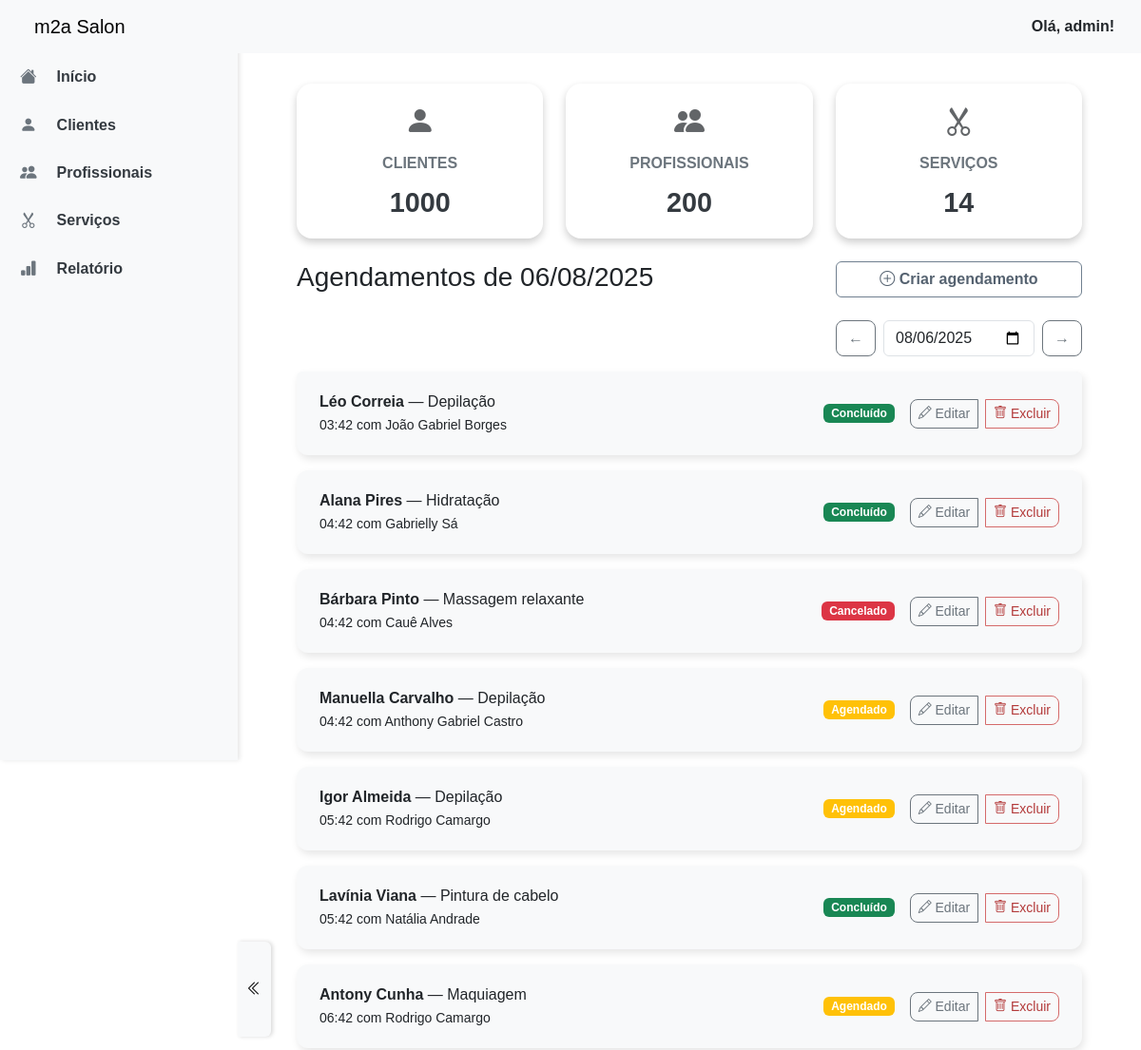
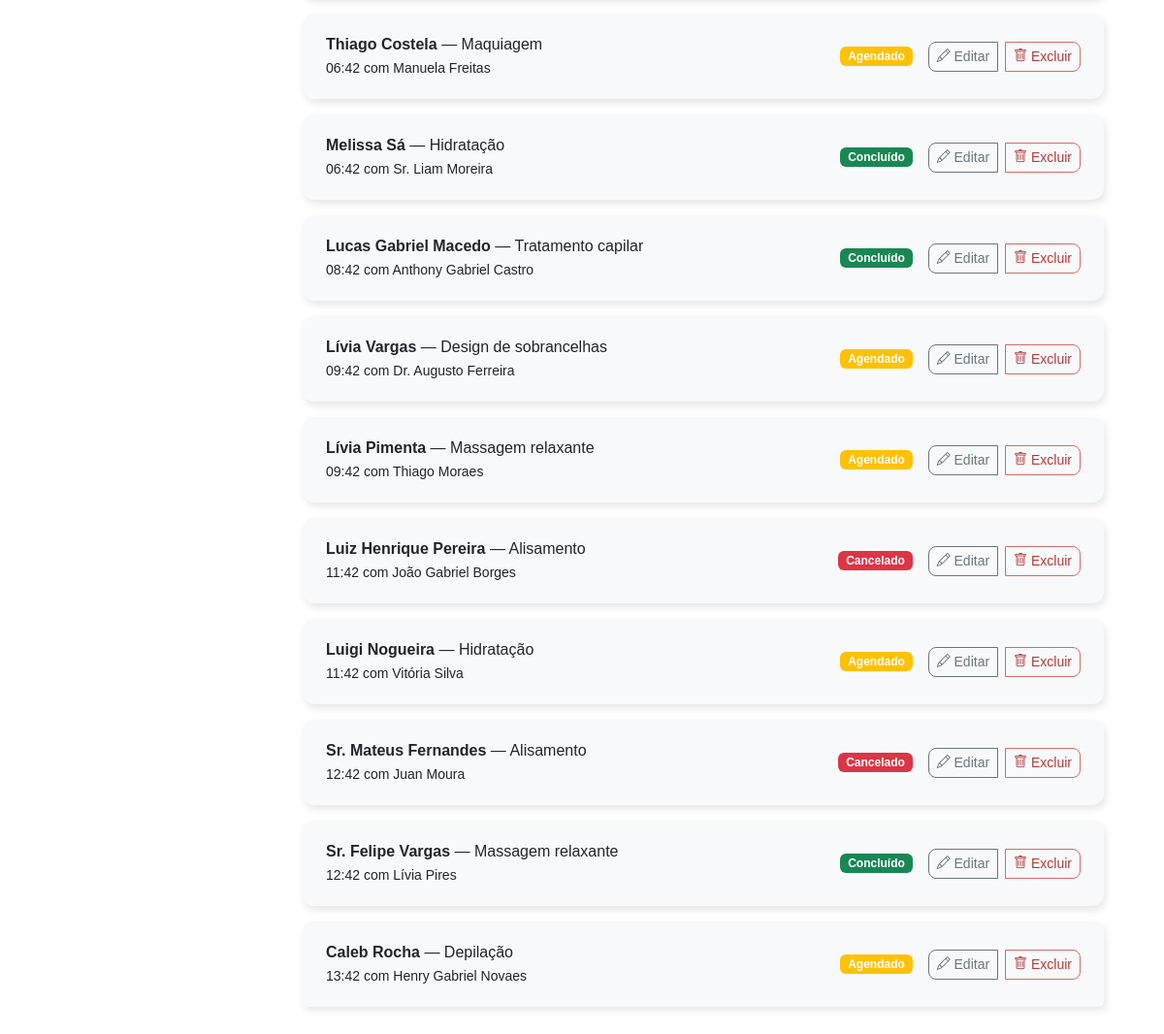
The page /?date=2025-08-06 (signed in) on the database its author committed (2 pictures, top to bottom).
### m2a_salon_app/models.py (models this page shows, shortened)
class Appointment(models.Model):
    STATUS_SCHEDULED = 'scheduled'
    STATUS_COMPLETED = 'completed'
    STATUS_CANCELED = 'canceled'
    STATUS_CHOICES = [
        (STATUS_SCHEDULED, 'Scheduled'),
        (STATUS_COMPLETED, 'Completed'),
        (STATUS_CANCELED, 'Canceled'),
    ]
    client = models.ForeignKey(Client, on_delete=models.CASCADE, related_name='appointments')
    service = models.ForeignKey(Service, on_delete=models.CASCADE, related_name='appointments')
    professional = models.ForeignKey(Professional, on_delete=models.CASCADE, related_name='appointments')
    scheduled_at = models.DateTimeField()
    status = models.CharField(max_length=10, choices=STATUS_CHOICES, default=STATUS_SCHEDULED)
    created_at = models.DateTimeField(auto_now_add=True)
    class Meta:
        verbose_name = _('Agendamento')
        verbose_name_plural = _('Agendamentos')
        ordering = ['scheduled_at']
        indexes = [
            models.Index(fields=['professional', 'scheduled_at']),
        ]

class Client(models.Model):
    name = models.CharField(max_length=100)
    email = models.EmailField(unique=True)
    phone = models.CharField(max_length=20)
    created_at = models.DateTimeField(auto_now_add=True)
    class Meta:
        verbose_name = _('Cliente')
        verbose_name_plural = _('Clientes')

class Service(models.Model):
    name = models.CharField(max_length=100)
    duration_minutes = models.PositiveIntegerField()
    price = models.DecimalField(max_digits=8, decimal_places=2)
    class Meta:
        verbose_name = _('Serviço')
        verbose_name_plural = _('Serviços')

class Professional(models.Model):
    name = models.CharField(max_length=100)
    specialties = models.ManyToManyField(Service, related_name='professionals')
    is_active = models.BooleanField(default=True)
    class Meta:
        verbose_name = _('Profissional')
        verbose_name_plural = _('Profissionais')

### m2a_salon_app/views.py (the view)
# urls.py: path('', HomeView.as_view(), name='home'),
@login_required_mixin
class HomeView(TemplateView):
    template_name = 'home.html'
    def get_context_data(self, **kwargs):
        context = super().get_context_data(**kwargs)
        date_str = self.request.GET.get('date')
        try:
            selected_date = datetime.strptime(date_str, '%Y-%m-%d').date()
        except (TypeError, ValueError):
            selected_date = now().date()
        context['selected_date'] = selected_date
        context['prev_date'] = (selected_date - timedelta(days=1)).isoformat()
        context['next_date'] = (selected_date + timedelta(days=1)).isoformat()
        context['client_count'] = Client.objects.count()
        context['service_count'] = Service.objects.count()
        context['professional_count'] = Professional.objects.count()
        context['appointment_create_url'] = reverse_lazy('appointment-create')
        appointments = Appointment.objects.filter(
            scheduled_at__date=selected_date
        ).select_related('client', 'service', 'professional')
        context['appointments_today'] = appointments
        return context

### m2a_salon_app/templatetags/custom_tags.py (called while the page is built)
@register.filter
def translate_status(value):
    mapping = {
        'scheduled': 'Agendado',
        'canceled': 'Cancelado',
        'completed': 'Concluído',
    }
    return mapping.get(value, value)

@register.filter
def status_badge_class(value):
    return {
        'scheduled': 'bg-warning',
        'canceled': 'bg-danger',
        'completed': 'bg-success',
    }.get(value, 'bg-secondary')

### m2a_salon_app/templates/home.html (shortened to what this page needs)
{% extends 'base.html' %}
{% load static %}
{% load custom_tags %}
{% block extra_css %}
    <link rel="stylesheet" href="{% static 'css/home.css' %}">
{% endblock %}
{% block content %}
<div class="container py-4">
    <div class="row mb-4 row-gap-3">
        <div class="col-md-4">
            <div class="card dashboard-card text-center position-relative">
                <div class="card-body">
                    <div class="card-icon mb-2"><i class="bi bi-person-fill"></i></div>
                    <div class="card-title">Clientes</div>
                    <div class="card-value">{{ client_count }}</div>
                </div>
            </div>
        </div>
        <div class="col-md-4">
            <div class="card dashboard-card text-center position-relative">
                <div class="card-body">
                    <div class="card-icon mb-2"><i class="bi bi-people-fill"></i></div>
                    <div class="card-title">Profissionais</div>
                    <div class="card-value">{{ professional_count }}</div>
                </div>
            </div>
        </div>
        <div class="col-md-4">
            <div class="card dashboard-card text-center position-relative">
                <div class="card-body">
                    <div class="card-icon mb-2"><i class="bi bi-scissors"></i></div>
                    <div class="card-title">Serviços</div>
                    <div class="card-value">{{ service_count }}</div>
                </div>
            </div>
        </div>
    </div>
    <div class="d-flex justify-content-between">
        <div>
            <h3 class="mb-3">Agendamentos de {{ selected_date|date:"d/m/Y" }}</h3>
        </div>
        <div class="d-flex flex-column">
            <button class="btn btn-outline-primary mb-4"
                    data-bs-toggle="modal"
                    data-bs-target="#create-modal"
                    data-form-url="{% url 'appointment-create-ajax' %}"
                    data-create-url="{% url 'appointment-create' %}">
                <i class="bi bi-plus-circle"></i> Criar agendamento
            </button>
            <form method="get" class="d-flex align-items-center gap-2 mb-3">
                <a href="?date={{ prev_date }}" class="btn btn-outline-secondary">&larr;</a>
                <input type="date" name="date" class="form-control w-auto"
                       value="{{ selected_date|date:'Y-m-d' }}" onchange="this.form.submit()">
                <a href="?date={{ next_date }}" class="btn btn-outline-secondary">&rarr;</a>
            </form>
        </div>
    </div>
    {% if appointments_today %}
    <ul class="list-group">
        {% for appt in appointments_today %}
            <li class="list-group-item d-flex justify-content-between align-items-center">
                <div>
                    <strong>{{ appt.client.name }}</strong> — {{ appt.service.name }}<br>
                    <small>{{ appt.scheduled_at|date:"H:i" }} com {{ appt.professional.name }}</small>
                </div>
                <div class="d-flex align-items-center gap-3">
                    <span class="badge {{ appt.status|status_badge_class }}">{{ appt.status|translate_status }}</span>
                    <div class="btn-group gap-2" role="group">
                        <button class="btn btn-outline-secondary btn-sm"
                                data-bs-toggle="modal"
                                data-bs-target="#edit-modal"
                                data-pk="{{ appt.pk }}"
                                data-form-url="{% url 'appointment-update-form-ajax' appt.pk %}"
                                data-update-url="{% url 'appointment-update' appt.pk %}">
                            <i class="bi bi-pencil"></i> Editar
                        </button>
                        <button class="btn btn-outline-danger btn-sm"
                                data-bs-toggle="modal"
                                data-bs-target="#delete-modal"
                                data-delete-url="{% url 'appointment-delete-data-ajax' appt.pk %}"
                                data-pk="{{ appt.pk }}">
                            <i class="bi bi-trash"></i> Excluir
                        </button>
                    </div>
                </div>
            </li>
        {% endfor %}
    </ul>
    {% else %}
    <p class="text-muted">Nenhum agendamento para {{ selected_date|date:"d/m/Y" }}.</p>
    {% endif %}
</div>
{% endblock %}

### templates/base.html (shortened to what this page needs)
{% load static %}
<!DOCTYPE html>
<html lang="pt-br">
<head>
    <link href="https://cdn.jsdelivr.net/npm/bootstrap@5.3.7/dist/css/bootstrap.min.css" rel="stylesheet"
/>
    <link rel="stylesheet" href="https://cdn.jsdelivr.net/npm/bootstrap-icons@1.11.3/font/bootstrap-icons.css">
    <link rel="stylesheet" href="{% static 'css/sidebar.css' %}">
    <link rel="stylesheet" href="{% static 'css/global.css' %}">
    {% block extra_css %}{% endblock %}
</head>
<body>
<div id="sidebar">
    <ul class="nav flex-column px-3 mt-5">
        <li class="nav-item mb-2">
            <a class="nav-link" href="{% url 'home' %}">
                <i class="bi bi-house-fill"></i>
                <span class="link-text fw-semibold">Início</span>
            </a>
        </li>
        <li class="nav-item mb-2">
            <a class="nav-link" href="{% url 'client-list' %}">
                <i class="bi bi-person-fill"></i>
                <span class="link-text fw-semibold">Clientes</span>
            </a>
        </li>
        <li class="nav-item mb-2">
            <a class="nav-link" href="{% url 'professional-list' %}">
                <i class="bi bi-people-fill"></i>
                <span class="link-text fw-semibold">Profissionais</span>
            </a>
        </li>
        <li class="nav-item mb-2">
            <a class="nav-link" href="{% url 'service-list' %}">
                <i class="bi bi-scissors"></i>
                <span class="link-text fw-semibold">Serviços</span>
            </a>
        </li>
        <li class="nav-item mb-2">
            <a class="nav-link" href="{% url 'report-completed' %}">
                <i class="bi bi-bar-chart-fill"></i>
                <span class="link-text fw-semibold">Relatório</span>
            </a>
        </li>
    </ul>
</div>
<button id="menu-toggle" title="Alternar menu">
    <i class="bi bi-chevron-double-left"></i>
</button>
<nav class="navbar navbar-expand-lg navbar-light bg-light fixed-top">
    <div class="container-fluid">
        <a class="navbar-brand ms-4" href="/">m2a Salon</a>
        <div class="d-flex ms-auto align-items-center">
            <span class="nav-user-name">
              Olá, {{ request.user.get_full_name|default:request.user.username }}!
            </span>
        </div>
    </div>
</nav>
<div id="content-wrapper" class="d-flex justify-content-center">
    <div id="content" class="w-100">
        {% block content %}{% endblock %}
    </div>
</div>
</body>
</html>

### static/css/sidebar.css (style rules this page uses)
body { overflow-x: hidden; margin: 0; font-family: Arial, sans-serif; }
#sidebar { position: fixed; top: 0; left: 0; height: 100vh; width: 250px; background-color: #f8f9fa; padding-top: 60px; transition: width 0.3s ease; overflow: hidden; z-index: 1; box-shadow: 2px 0 5px rgba(0, 0, 0, 0.1); }
#sidebar .nav { margin: 0 !important; padding: 0 !important; }
#sidebar .nav-link { font-size: 1rem; color: #343a40; display: flex; align-items: center; padding: 0.5rem 0; transition: background-color 0.2s, color 0.2s; }
#sidebar .nav-link i.bi { font-size: 1.1rem; color: #6c757d; transition: color 0.2s; margin-left: 21px; margin-right: 21px; }
#menu-toggle { position: fixed; top: 45%; left: 250px; height: 100px; width: 35px; padding: 0; border-radius: 0 0.375rem 0.375rem 0; border: none; background-color: #fff; display: flex; align-items: center; justify-content: center; cursor: pointer; transition: left 0.3s ease; background-color: #F8F9FA; z-index: 2; box-shadow: 2px 0 4px rgba(0, 0, 0, 0.15); }
#sidebar ~ #content-wrapper { transition: 0.3s ease; }
#content { margin-left: 250px; transition: margin-left 0.3s ease; padding: 20px 50px; }
.navbar { z-index: 1; }

### static/css/global.css (style rules this page uses)
#content-wrapper #content { max-width: 1000px; padding-top: 4rem; transition: 0.3s ease; }
.nav-user-name { font-weight: 600; font-size: 1rem; margin-right: 1rem; user-select: none; }
.list-group-item { border: none; border-radius: 0.75rem; box-shadow: 2px 4px 8px rgba(0, 0, 0, 0.1); margin-bottom: 1rem; padding: 1.25rem 1.5rem; transition: transform 0.2s ease; background-color: #F8F9FA; }
.btn-outline-primary { color: #556270; border-color: #708090; font-weight: 600; transition: all 0.3s ease; }
.btn-outline-danger { color: #b33a3a; border-color: #d46a6a; font-weight: 600; transition: all 0.3s ease; }
.btn-outline-secondary, .btn-outline-danger { border-radius: 0.5rem; font-weight: 500; transition: all 0.15s ease; }

### static/css/home.css (style rules this page uses)
.dashboard-card { border: none; border-radius: 1rem; box-shadow: 0 4px 8px rgba(0, 0, 0, 0.2); transition: transform 0.2s ease; }
.card-icon { font-size: 2rem; opacity: 0.7; }
.card-title { font-size: 1rem; text-transform: uppercase; font-weight: bold; color: #6c757d; }
.card-value { font-size: 1.8rem; font-weight: bold; color: #343a40; }

### rows shown on the page
Appointment: client.name "Léo Correia", service.name "Depilação", scheduled_at "03:42", professional.name "João Gabriel Borges", status|translate_status "Concluído"
Appointment: client.name "Alana Pires", service.name "Hidratação", scheduled_at "04:42", professional.name "Gabrielly Sá", status|translate_status "Concluído"
Appointment: client.name "Bárbara Pinto", service.name "Massagem relaxante", scheduled_at "04:42", professional.name "Cauê Alves", status|translate_status "Cancelado"
Appointment: client.name "Manuella Carvalho", service.name "Depilação", scheduled_at "04:42", professional.name "Anthony Gabriel Castro", status|translate_status "Agendado"
Appointment: client.name "Igor Almeida", service.name "Depilação", scheduled_at "05:42", professional.name "Rodrigo Camargo", status|translate_status "Agendado"
Appointment: client.name "Lavínia Viana", service.name "Pintura de cabelo", scheduled_at "05:42", professional.name "Natália Andrade", status|translate_status "Concluído"
Appointment: client.name "Antony Cunha", service.name "Maquiagem", scheduled_at "06:42", professional.name "Rodrigo Camargo", status|translate_status "Agendado"
Appointment: client.name "Thiago Costela", service.name "Maquiagem", scheduled_at "06:42", professional.name "Manuela Freitas", status|translate_status "Agendado"
Appointment: client.name "Melissa Sá", service.name "Hidratação", scheduled_at "06:42", professional.name "Sr. Liam Moreira", status|translate_status "Concluído"
Appointment: client.name "Lucas Gabriel Macedo", service.name "Tratamento capilar", scheduled_at "08:42", professional.name "Anthony Gabriel Castro", status|translate_status "Concluído"
Appointment: client.name "Lívia Vargas", service.name "Design de sobrancelhas", scheduled_at "09:42", professional.name "Dr. Augusto Ferreira", status|translate_status "Agendado"
Appointment: client.name "Lívia Pimenta", service.name "Massagem relaxante", scheduled_at "09:42", professional.name "Thiago Moraes", status|translate_status "Agendado"
Appointment: client.name "Luiz Henrique Pereira", service.name "Alisamento", scheduled_at "11:42", professional.name "João Gabriel Borges", status|translate_status "Cancelado"
Appointment: client.name "Luigi Nogueira", service.name "Hidratação", scheduled_at "11:42", professional.name "Vitória Silva", status|translate_status "Agendado"
Appointment: client.name "Sr. Mateus Fernandes", service.name "Alisamento", scheduled_at "12:42", professional.name "Juan Moura", status|translate_status "Cancelado"
Appointment: client.name "Sr. Felipe Vargas", service.name "Massagem relaxante", scheduled_at "12:42", professional.name "Lívia Pires", status|translate_status "Concluído"
Appointment: client.name "Caleb Rocha", service.name "Depilação", scheduled_at "13:42", professional.name "Henry Gabriel Novaes", status|translate_status "Agendado"

### other values the page prints
{{ request.user.get_full_name|default:request.user.username }} "admin"
{{ client_count }} "1000"
{{ professional_count }} "200"
{{ service_count }} "14"
{{ selected_date|date:"d/m/Y" }} "06/08/2025"
